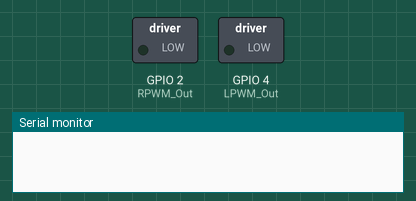
Simulated run of this sketch. Board: ESP32. Shown: switched loads named in the sketch (green lamp = pin HIGH), the last lines printed to the serial monitor.

Above: at 0.05 s.
At 2.85 s:
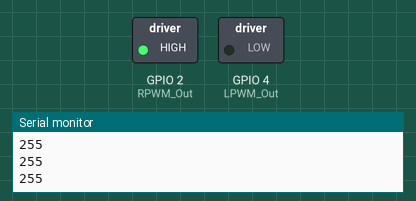
At 5.65 s:
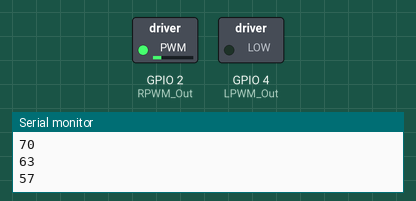
At 11.65 s:
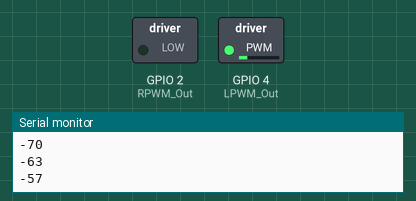
Timing chart, 0 to 15.6 s (numbered marks = the images above):
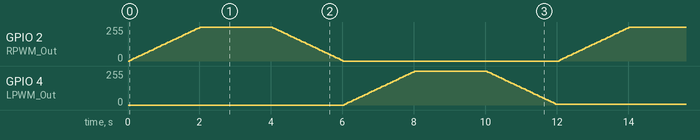

The sketch:

prueba_perfil_motor_ESP32.ino
```cpp
/*
IBT-2 Motor Control Board driven by Arduino.

Speed and direction controlled by a potentiometer attached to analog input 0.
One side pin of the potentiometer (either one) to ground; the other side pin to +5V

Connection to the IBT-2 board:
IBT-2 pin 1 (RPWM) to Arduino pin 5(PWM)
IBT-2 pin 2 (LPWM) to Arduino pin 6(PWM)
IBT-2 pins 3 (R_EN), 4 (L_EN), 7 (VCC) to Arduino 5V pin
IBT-2 pin 8 (GND) to Arduino GND
IBT-2 pins 5 (R_IS) and 6 (L_IS) not connected
*/

// the number of the LED pin

// setting PWM properties
const int freq = 2000;
const int ledChannel_1 = 0;
const int ledChannel_2 = 1;
const int resolution = 8;

const int datos_vel[]={0,
6,
12,
19,
25,
31,
38,
44,
51,
57,
63,
70,
76,
82,
89,
95,
102,
108,
114,
121,
127,
133,
140,
146,
153,
159,
165,
172,
178,
184,
191,
197,
204,
210,
216,
223,
229,
235,
242,
248,
255,
255,
255,
255,
255,
255,
255,
255,
255,
255,
255,
255,
255,
255,
255,
255,
255,
255,
255,
255,
255,
255,
255,
255,
255,
255,
255,
255,
255,
255,
255,
255,
255,
255,
255,
255,
255,
255,
255,
255,
255,
248,
242,
235,
229,
223,
216,
210,
204,
197,
191,
184,
178,
172,
165,
159,
153,
146,
140,
133,
127,
121,
114,
108,
102,
95,
89,
82,
76,
70,
63,
57,
51,
44,
38,
31,
25,
19,
12,
6,
0,
-6,
-12,
-19,
-25,
-31,
-38,
-44,
-51,
-57,
-63,
-70,
-76,
-82,
-89,
-95,
-102,
-108,
-114,
-121,
-127,
-133,
-140,
-146,
-153,
-159,
-165,
-172,
-178,
-184,
-191,
-197,
-204,
-210,
-216,
-223,
-229,
-235,
-242,
-248,
-255,
-255,
-255,
-255,
-255,
-255,
-255,
-255,
-255,
-255,
-255,
-255,
-255,
-255,
-255,
-255,
-255,
-255,
-255,
-255,
-255,
-255,
-255,
-255,
-255,
-255,
-255,
-255,
-255,
-255,
-255,
-255,
-255,
-255,
-255,
-255,
-255,
-255,
-255,
-255,
-255,
-248,
-242,
-235,
-229,
-223,
-216,
-210,
-204,
-197,
-191,
-184,
-178,
-172,
-165,
-159,
-153,
-146,
-140,
-133,
-127,
-121,
-114,
-108,
-102,
-95,
-89,
-82,
-76,
-70,
-63,
-57,
-51,
-44,
-38,
-31,
-25,
-19,
-12,
-6,
0,
};
//Se mandan los enable directamente a positivo.

int RPWM_Out = 2; // ESP32 PWM output pin 5; conectado al 1er IBT-2 pin 1 (RPWM) MOTOR IZQUIERDA
int LPWM_Out = 4; // ESP32 PWM output pin 6; conectado al 1er pin 2 (LPWM) MOTOR IZQUIERDA

void setup()
{
   ledcSetup(ledChannel_1, freq, resolution);
   ledcSetup(ledChannel_2, freq, resolution);
   ledcAttachPin(RPWM_Out, ledChannel_1);
   ledcAttachPin(LPWM_Out, ledChannel_2);
   Serial.begin(9600);
}

void loop()
{
  for (int i=0;i<240;i++){
    if (datos_vel[i]>=0){
      ledcWrite(ledChannel_1, datos_vel[i]);
      delay(50);//retardo de 50 ms.
      Serial.println(datos_vel[i]);
    }else{
      ledcWrite(ledChannel_2, datos_vel[i]*(-1));
      delay(50);
      Serial.println(datos_vel[i]);
    }
  }


  //marchaAdelante();
  //delay(1000);
  //marchaAtras();
  //delay(1000);
  //detenerse();
  //delay(1000);

}
```
